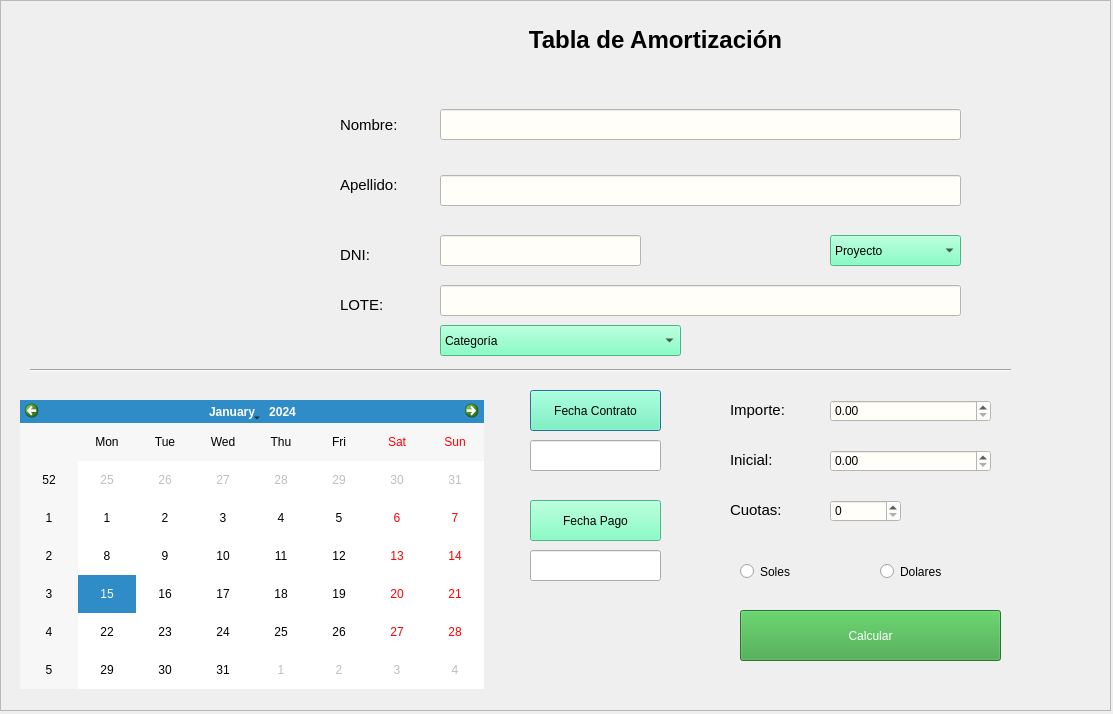
<?xml version="1.0" encoding="UTF-8"?>
<ui version="4.0">
 <class>Huertas</class>
 <widget class="QDialog" name="Huertas">
  <property name="geometry">
   <rect>
    <x>0</x>
    <y>0</y>
    <width>1113</width>
    <height>714</height>
   </rect>
  </property>
  <property name="windowTitle">
   <string>Dialog</string>
  </property>
  <widget class="QFrame" name="frame">
   <property name="geometry">
    <rect>
     <x>0</x>
     <y>0</y>
     <width>1111</width>
     <height>711</height>
    </rect>
   </property>
   <property name="styleSheet">
    <string notr="true"/>
   </property>
   <property name="frameShape">
    <enum>QFrame::StyledPanel</enum>
   </property>
   <property name="frameShadow">
    <enum>QFrame::Raised</enum>
   </property>
   <widget class="QLabel" name="label">
    <property name="geometry">
     <rect>
      <x>310</x>
      <y>-5</y>
      <width>691</width>
      <height>91</height>
     </rect>
    </property>
    <property name="text">
     <string>&lt;html&gt;&lt;head/&gt;&lt;body&gt;&lt;p align=&quot;center&quot;&gt;&lt;span style=&quot; font-size:18pt; font-weight:600;&quot;&gt;Tabla de Amortización&lt;/span&gt;&lt;/p&gt;&lt;/body&gt;&lt;/html&gt;</string>
    </property>
   </widget>
   <widget class="QLabel" name="label_2">
    <property name="enabled">
     <bool>true</bool>
    </property>
    <property name="geometry">
     <rect>
      <x>50</x>
      <y>55</y>
      <width>201</width>
      <height>231</height>
     </rect>
    </property>
    <property name="frameShadow">
     <enum>QFrame::Plain</enum>
    </property>
    <property name="text">
     <string/>
    </property>
    <property name="pixmap">
     <pixmap>Img/imagenHuertas.ico</pixmap>
    </property>
   </widget>
   <widget class="QLabel" name="label_5">
    <property name="geometry">
     <rect>
      <x>340</x>
      <y>105</y>
      <width>91</width>
      <height>41</height>
     </rect>
    </property>
    <property name="font">
     <font>
      <pointsize>14</pointsize>
     </font>
    </property>
    <property name="text">
     <string>&lt;html&gt;&lt;head/&gt;&lt;body&gt;&lt;p&gt;&lt;span style=&quot; font-size:11pt;&quot;&gt;Nombre:&lt;/span&gt;&lt;/p&gt;&lt;/body&gt;&lt;/html&gt;</string>
    </property>
   </widget>
   <widget class="QLabel" name="label_6">
    <property name="geometry">
     <rect>
      <x>340</x>
      <y>165</y>
      <width>91</width>
      <height>41</height>
     </rect>
    </property>
    <property name="text">
     <string>&lt;html&gt;&lt;head/&gt;&lt;body&gt;&lt;p&gt;&lt;span style=&quot; font-size:11pt;&quot;&gt;Apellido:&lt;/span&gt;&lt;/p&gt;&lt;/body&gt;&lt;/html&gt;</string>
    </property>
   </widget>
   <widget class="QLabel" name="label_7">
    <property name="geometry">
     <rect>
      <x>340</x>
      <y>235</y>
      <width>91</width>
      <height>41</height>
     </rect>
    </property>
    <property name="text">
     <string>&lt;html&gt;&lt;head/&gt;&lt;body&gt;&lt;p&gt;&lt;span style=&quot; font-size:11pt;&quot;&gt;DNI:&lt;/span&gt;&lt;/p&gt;&lt;/body&gt;&lt;/html&gt;</string>
    </property>
   </widget>
   <widget class="QLineEdit" name="name">
    <property name="geometry">
     <rect>
      <x>440</x>
      <y>109</y>
      <width>521</width>
      <height>31</height>
     </rect>
    </property>
    <property name="font">
     <font>
      <pointsize>12</pointsize>
     </font>
    </property>
    <property name="styleSheet">
     <string notr="true">border-color: rgb(18, 154, 168);
background-color: rgb(255, 254, 248);</string>
    </property>
    <property name="text">
     <string/>
    </property>
    <property name="clearButtonEnabled">
     <bool>true</bool>
    </property>
   </widget>
   <widget class="QLineEdit" name="lastname">
    <property name="geometry">
     <rect>
      <x>440</x>
      <y>175</y>
      <width>521</width>
      <height>31</height>
     </rect>
    </property>
    <property name="font">
     <font>
      <pointsize>12</pointsize>
     </font>
    </property>
    <property name="styleSheet">
     <string notr="true">border-color: rgb(18, 154, 168);
background-color: rgb(255, 254, 248);</string>
    </property>
    <property name="text">
     <string/>
    </property>
    <property name="clearButtonEnabled">
     <bool>true</bool>
    </property>
   </widget>
   <widget class="QLineEdit" name="dni">
    <property name="geometry">
     <rect>
      <x>440</x>
      <y>235</y>
      <width>201</width>
      <height>31</height>
     </rect>
    </property>
    <property name="font">
     <font>
      <pointsize>12</pointsize>
     </font>
    </property>
    <property name="styleSheet">
     <string notr="true">border-color: rgb(18, 154, 168);
background-color: rgb(255, 254, 248);</string>
    </property>
    <property name="text">
     <string/>
    </property>
    <property name="clearButtonEnabled">
     <bool>true</bool>
    </property>
   </widget>
   <widget class="QCalendarWidget" name="calendarWidget">
    <property name="geometry">
     <rect>
      <x>20</x>
      <y>400</y>
      <width>464</width>
      <height>289</height>
     </rect>
    </property>
    <property name="styleSheet">
     <string notr="true"/>
    </property>
   </widget>
   <widget class="QLineEdit" name="lineEdit">
    <property name="geometry">
     <rect>
      <x>530</x>
      <y>440</y>
      <width>131</width>
      <height>31</height>
     </rect>
    </property>
    <property name="text">
     <string/>
    </property>
    <property name="readOnly">
     <bool>true</bool>
    </property>
    <property name="clearButtonEnabled">
     <bool>false</bool>
    </property>
   </widget>
   <widget class="QLineEdit" name="lineEdit_2">
    <property name="geometry">
     <rect>
      <x>530</x>
      <y>550</y>
      <width>131</width>
      <height>31</height>
     </rect>
    </property>
    <property name="readOnly">
     <bool>true</bool>
    </property>
    <property name="clearButtonEnabled">
     <bool>false</bool>
    </property>
   </widget>
   <widget class="QPushButton" name="btnContrato">
    <property name="geometry">
     <rect>
      <x>530</x>
      <y>390</y>
      <width>131</width>
      <height>41</height>
     </rect>
    </property>
    <property name="styleSheet">
     <string notr="true">background-color: rgb(101, 255, 183);

font: 75 9pt &quot;MS Shell Dlg 2&quot;;</string>
    </property>
    <property name="text">
     <string>Fecha Contrato</string>
    </property>
   </widget>
   <widget class="QPushButton" name="btnInicial">
    <property name="geometry">
     <rect>
      <x>530</x>
      <y>500</y>
      <width>131</width>
      <height>41</height>
     </rect>
    </property>
    <property name="styleSheet">
     <string notr="true">background-color: rgb(101, 255, 183);

font: 75 9pt &quot;MS Shell Dlg 2&quot;;</string>
    </property>
    <property name="text">
     <string>Fecha Pago</string>
    </property>
   </widget>
   <widget class="QLabel" name="label_8">
    <property name="geometry">
     <rect>
      <x>730</x>
      <y>390</y>
      <width>91</width>
      <height>41</height>
     </rect>
    </property>
    <property name="font">
     <font>
      <pointsize>14</pointsize>
     </font>
    </property>
    <property name="text">
     <string>&lt;html&gt;&lt;head/&gt;&lt;body&gt;&lt;p&gt;&lt;span style=&quot; font-size:11pt;&quot;&gt;Importe:&lt;/span&gt;&lt;/p&gt;&lt;/body&gt;&lt;/html&gt;</string>
    </property>
   </widget>
   <widget class="QLabel" name="label_9">
    <property name="geometry">
     <rect>
      <x>730</x>
      <y>440</y>
      <width>91</width>
      <height>41</height>
     </rect>
    </property>
    <property name="font">
     <font>
      <pointsize>14</pointsize>
     </font>
    </property>
    <property name="text">
     <string>&lt;html&gt;&lt;head/&gt;&lt;body&gt;&lt;p&gt;&lt;span style=&quot; font-size:11pt;&quot;&gt;Inicial:&lt;/span&gt;&lt;/p&gt;&lt;/body&gt;&lt;/html&gt;</string>
    </property>
   </widget>
   <widget class="QRadioButton" name="radioButton">
    <property name="geometry">
     <rect>
      <x>740</x>
      <y>560</y>
      <width>119</width>
      <height>23</height>
     </rect>
    </property>
    <property name="styleSheet">
     <string notr="true">font: 10pt &quot;MS Shell Dlg 2&quot;;</string>
    </property>
    <property name="text">
     <string>Soles</string>
    </property>
   </widget>
   <widget class="QRadioButton" name="radioButton_2">
    <property name="geometry">
     <rect>
      <x>880</x>
      <y>560</y>
      <width>119</width>
      <height>23</height>
     </rect>
    </property>
    <property name="styleSheet">
     <string notr="true">font: 10pt &quot;MS Shell Dlg 2&quot;;
</string>
    </property>
    <property name="text">
     <string>Dolares</string>
    </property>
   </widget>
   <widget class="QComboBox" name="comboBox">
    <property name="geometry">
     <rect>
      <x>830</x>
      <y>235</y>
      <width>131</width>
      <height>31</height>
     </rect>
    </property>
    <property name="styleSheet">
     <string notr="true">font: 12pt &quot;MS Shell Dlg 2&quot;;
background-color: rgb(101, 255, 183);
</string>
    </property>
    <item>
     <property name="text">
      <string>Proyecto</string>
     </property>
    </item>
    <item>
     <property name="text">
      <string>Olivar</string>
     </property>
    </item>
    <item>
     <property name="text">
      <string>Oasis</string>
     </property>
    </item>
    <item>
     <property name="text">
      <string>Apolo</string>
     </property>
    </item>
   </widget>
   <widget class="QPushButton" name="btnCalcular">
    <property name="geometry">
     <rect>
      <x>740</x>
      <y>610</y>
      <width>261</width>
      <height>51</height>
     </rect>
    </property>
    <property name="whatsThis">
     <string/>
    </property>
    <property name="styleSheet">
     <string notr="true">background-color: rgb(55, 162, 61);
color: rgb(255, 255, 255);
font: 64 18pt &quot;Segoe UI Semibold&quot;;
selection-color: rgb(255, 255, 127);</string>
    </property>
    <property name="text">
     <string>Calcular</string>
    </property>
   </widget>
   <widget class="Line" name="line">
    <property name="geometry">
     <rect>
      <x>30</x>
      <y>350</y>
      <width>981</width>
      <height>41</height>
     </rect>
    </property>
    <property name="orientation">
     <enum>Qt::Horizontal</enum>
    </property>
   </widget>
   <widget class="QLabel" name="label_11">
    <property name="geometry">
     <rect>
      <x>730</x>
      <y>490</y>
      <width>91</width>
      <height>41</height>
     </rect>
    </property>
    <property name="font">
     <font>
      <pointsize>14</pointsize>
     </font>
    </property>
    <property name="text">
     <string>&lt;html&gt;&lt;head/&gt;&lt;body&gt;&lt;p&gt;&lt;span style=&quot; font-size:11pt;&quot;&gt;Cuotas:&lt;/span&gt;&lt;/p&gt;&lt;/body&gt;&lt;/html&gt;</string>
    </property>
   </widget>
   <widget class="QSpinBox" name="cuota">
    <property name="geometry">
     <rect>
      <x>830</x>
      <y>500</y>
      <width>71</width>
      <height>22</height>
     </rect>
    </property>
    <property name="styleSheet">
     <string notr="true">font: 12pt &quot;MS Shell Dlg 2&quot;;
background-color: rgb(255, 254, 248);</string>
    </property>
    <property name="maximum">
     <number>150</number>
    </property>
   </widget>
   <widget class="QDoubleSpinBox" name="inicial">
    <property name="geometry">
     <rect>
      <x>830</x>
      <y>450</y>
      <width>161</width>
      <height>22</height>
     </rect>
    </property>
    <property name="styleSheet">
     <string notr="true">font: 12pt &quot;MS Shell Dlg 2&quot;;
background-color: rgb(255, 254, 248);</string>
    </property>
    <property name="maximum">
     <double>999999999.990000009536743</double>
    </property>
   </widget>
   <widget class="QDoubleSpinBox" name="importe">
    <property name="geometry">
     <rect>
      <x>830</x>
      <y>400</y>
      <width>161</width>
      <height>22</height>
     </rect>
    </property>
    <property name="styleSheet">
     <string notr="true">font: 12pt &quot;MS Shell Dlg 2&quot;;
background-color: rgb(255, 254, 248);</string>
    </property>
    <property name="maximum">
     <double>999999999.990000009536743</double>
    </property>
   </widget>
   <widget class="QComboBox" name="comboBox_2">
    <property name="geometry">
     <rect>
      <x>440</x>
      <y>325</y>
      <width>241</width>
      <height>31</height>
     </rect>
    </property>
    <property name="styleSheet">
     <string notr="true">font: 12pt &quot;MS Shell Dlg 2&quot;;
background-color: rgb(101, 255, 183);
</string>
    </property>
    <item>
     <property name="text">
      <string>Categoría</string>
     </property>
    </item>
    <item>
     <property name="text">
      <string>Precio de Lote</string>
     </property>
    </item>
    <item>
     <property name="text">
      <string>Habilitación Urbana</string>
     </property>
    </item>
   </widget>
   <widget class="QLineEdit" name="lote">
    <property name="geometry">
     <rect>
      <x>440</x>
      <y>285</y>
      <width>521</width>
      <height>31</height>
     </rect>
    </property>
    <property name="font">
     <font>
      <pointsize>12</pointsize>
     </font>
    </property>
    <property name="styleSheet">
     <string notr="true">border-color: rgb(18, 154, 168);
background-color: rgb(255, 254, 248);</string>
    </property>
    <property name="text">
     <string/>
    </property>
    <property name="clearButtonEnabled">
     <bool>true</bool>
    </property>
   </widget>
   <widget class="QLabel" name="label_12">
    <property name="geometry">
     <rect>
      <x>340</x>
      <y>285</y>
      <width>91</width>
      <height>41</height>
     </rect>
    </property>
    <property name="text">
     <string>&lt;html&gt;&lt;head/&gt;&lt;body&gt;&lt;p&gt;&lt;span style=&quot; font-size:11pt;&quot;&gt;LOTE:&lt;/span&gt;&lt;/p&gt;&lt;/body&gt;&lt;/html&gt;</string>
    </property>
   </widget>
  </widget>
 </widget>
 <resources/>
 <connections/>
</ui>
